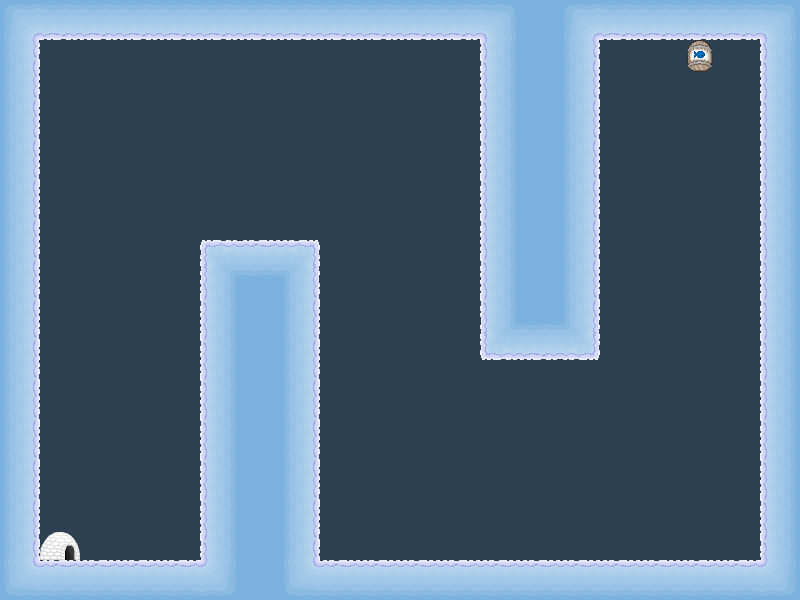

Rendered tile map (Tiled .tmx) drawn with the repository's tilesets; below, a short description and the map source with its tile grids summarised:
An orthogonal 20x15 tile map with 40x40 px tiles, 1 tile layer (textures), 1 hidden layer not drawn, 3 tilesets and 2 objects (mainPlayer, me.LevelEntity).

<map version="1.0" orientation="orthogonal" width="20" height="15" tilewidth="40" tileheight="40" backgroundcolor="#2c4052">
 <tileset firstgid="1" name="solid" tilewidth="40" tileheight="40">
  <image source="tilesets/solid.png" width="40" height="40" />
  <tile id="0">
   <properties>
    <property name="type" value="solid" />
   </properties>
  </tile>
 </tileset>
 <tileset firstgid="2" name="textures" tilewidth="40" tileheight="40">
  <image source="tilesets/textures.png" width="160" height="480" />
 </tileset>
 <tileset firstgid="50" name="objects" tilewidth="40" tileheight="40">
  <image source="tilesets/objects.png" width="160" height="120" />
 </tileset>
 <layer name="textures" width="20" height="15">
  <data>[300 cells, 116 non-empty, 15 distinct tile ids]</data>
 </layer>
 <objectgroup color="#00ff00" name="Entities" width="20" height="15">
  <object name="mainPlayer" x="80" y="520" width="40" height="40" />
  <object name="me.LevelEntity" x="680" y="40" width="40" height="40" />
 </objectgroup>
 <objectgroup color="#ff0000" name="EnemyEntities" width="20" height="15" visible="0" />
 <layer name="collision" width="20" height="15" visible="0">
  <data>[300 cells, 114 non-empty, 1 distinct tile ids]</data>
 </layer>
</map>